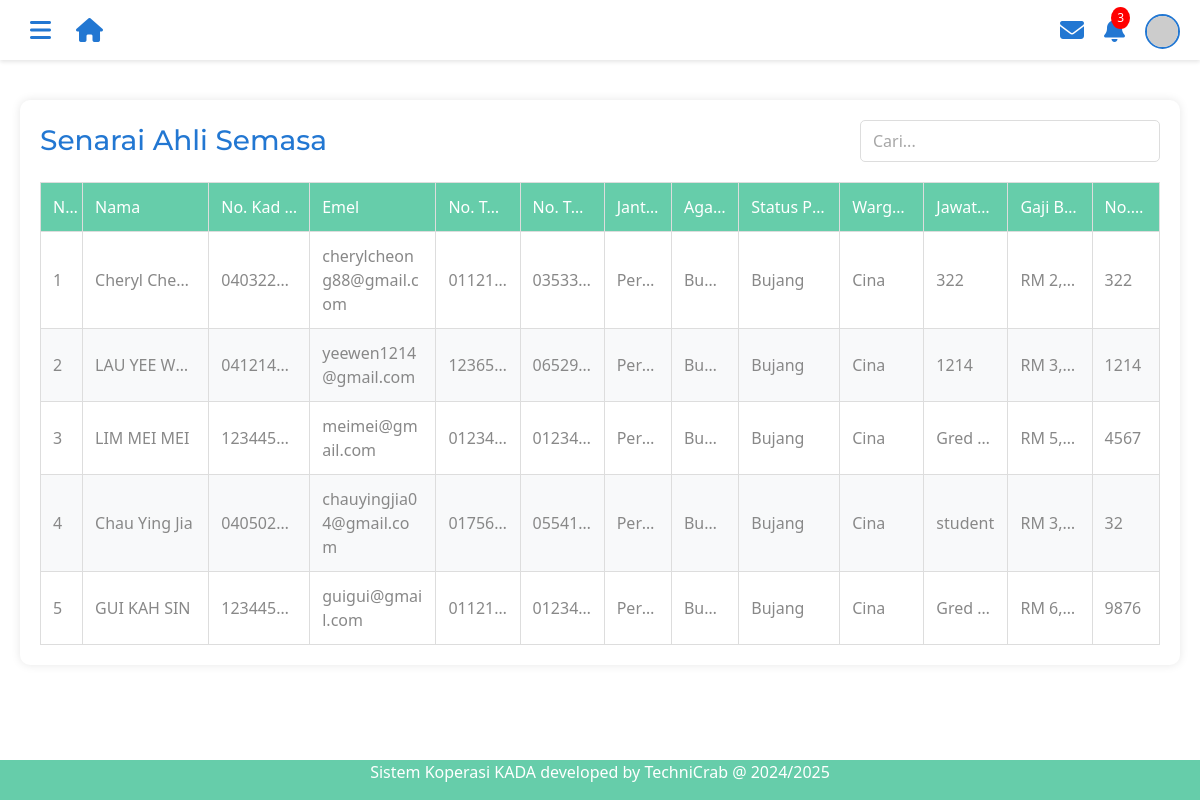
Page /senaraiahli.php on the earlier database version.
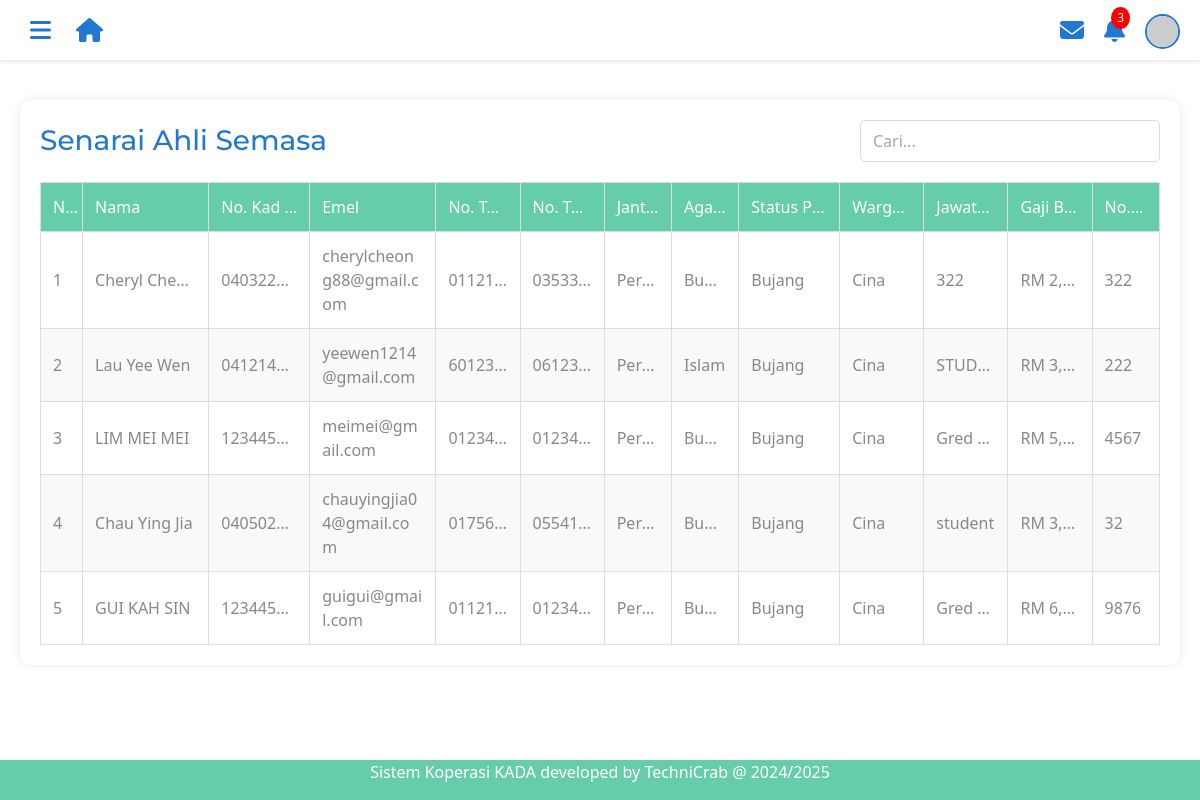
Same page on the later database version.
### tables this page shows
CREATE TABLE `tb_member` (
  `employeeID` int(4) NOT NULL,
  `memberName` varchar(255) NOT NULL,
  `email` varchar(255) DEFAULT NULL COMMENT 'Email address',
  `ic` varchar(20) NOT NULL,
  `maritalStatus` varchar(20) NOT NULL,
  `sex` varchar(10) DEFAULT NULL,
  `religion` varchar(50) DEFAULT NULL,
  `nation` varchar(50) DEFAULT NULL,
  `no_pf` varchar(50) DEFAULT NULL,
  `position` varchar(100) DEFAULT NULL COMMENT 'Job position',
  `phoneNumber` varchar(20) DEFAULT NULL COMMENT 'Primary contact number',
  `phoneHome` varchar(20) DEFAULT NULL COMMENT 'Home contact number',
  `monthlySalary` decimal(10,2) DEFAULT NULL COMMENT 'Monthly salary amount',
  `created_at` timestamp NOT NULL DEFAULT current_timestamp(),
  `updated_at` timestamp NOT NULL DEFAULT current_timestamp() ON UPDATE current_timestamp()
);

### senaraiahli.php (the view, shortened to what this page needs)
<!DOCTYPE html>
<html lang="en">
<head>
  <link href="css/bootstrap.min (1).css" rel="stylesheet">
  <link rel="stylesheet" href="https://cdnjs.cloudflare.com/ajax/libs/font-awesome/6.5.1/css/all.min.css">
</head>
<body>
<div class="main-header">
    <div class="header-left">
        <button class="menu-button" id="menuButton">
            <i class="fas fa-bars"></i>
        </button>
        <a href="adminmainpage.php" class="home-button">
            <i class="fas fa-home"></i>
        </a>
    </div>
    <div class="top-right-icons">
        <div class="icon-button">
            <i class="fas fa-envelope"></i>
        </div>
        <div class="icon-button">
            <i class="fas fa-bell"></i>
            <span class="notification-badge">3</span>
        </div>
        <div class="icon-button">
            <img src="https://randomuser.me/api/portraits/men/32.jpg" alt="Profile" class="profile-pic">
        </div>
    </div>
</div>
<div class="tables-container" style="margin-top: 80px; padding: 20px;">
    <div class="table-wrapper" style="width: 100%; background: white; padding: 20px; border-radius: 10px; box-shadow: 0 0 10px rgba(0,0,0,0.1);">
        <div class="table-header" style="display: flex; justify-content: space-between; align-items: center; margin-bottom: 20px;">
            <h3 style="color: rgb(34, 119, 210); margin: 0;">Senarai Ahli Semasa</h3>
            <div class="search-container">
                <input type="text" id="searchInput" class="form-control" style="width: 300px;" placeholder="Cari...">
            </div>
        </div>
        <div class="table-responsive">
            <table class="custom-table" id="dataTable">
                <thead>
                    <tr>
                        <th>No.</th>
                        <th>Nama</th>
                        <th>No. Kad Pengenalan</th>
                        <th>Emel</th>
                        <th>No. Telefon</th>
                        <th>No. Telefon Rumah</th>
                        <th>Jantina</th>
                        <th>Agama</th>
                        <th>Status Perkahwinan</th>
                        <th>Warganegara</th>
                        <th>Jawatan</th>
                        <th>Gaji Bulanan</th>
                        <th>No. PF</th>
                    </tr>
                </thead>
                <tbody>
                    <?php
                    include 'dbconnect.php';
                    $sql = "SELECT * FROM tb_member";
                    $result = mysqli_query($conn, $sql);
                    $counter = 1;
                    while ($row = mysqli_fetch_assoc($result)) {
                        echo "<tr>";
                        echo "<td>" . $counter++ . "</td>";
                        echo "<td>" . htmlspecialchars($row['memberName']) . "</td>";
                        echo "<td>" . htmlspecialchars($row['ic']) . "</td>";
                        echo "<td>" . htmlspecialchars($row['email']) . "</td>";
                        echo "<td>" . htmlspecialchars($row['phoneNumber']) . "</td>";
                        echo "<td>" . htmlspecialchars($row['phoneHome']) . "</td>";
                        echo "<td>" . htmlspecialchars($row['sex']) . "</td>";
                        echo "<td>" . htmlspecialchars($row['religion']) . "</td>";
                        echo "<td>" . htmlspecialchars($row['maritalStatus']) . "</td>";
                        echo "<td>" . htmlspecialchars($row['nation']) . "</td>";
                        echo "<td>" . htmlspecialchars($row['position']) . "</td>";
                        echo "<td>RM " . number_format($row['monthlySalary'], 2) . "</td>";
                        echo "<td>" . htmlspecialchars($row['no_pf']) . "</td>";
                        echo "</tr>";
                    }
                    ?>
                </tbody>
            </table>
        </div>
    </div>
</div>
<?php include 'footer.php';?>

### footer.php
<div class="footer">
  <p>Sistem Koperasi KADA developed by TechniCrab @ 2024/2025</p>
</div>
</body>
</html>

### senaraiahli.php (style rules this page uses)
.footer { position: fixed; left: 0; bottom: 0; width: 100%; background-color: MediumAquamarine; color: white; text-align: center; }
.main-header { position: fixed; top: 0; left: 0; right: 0; height: 60px; background-color: white; box-shadow: 0 2px 4px rgba(0,0,0,0.1); display: flex; align-items: center; justify-content: space-between; padding: 0 20px; z-index: 999; }
.menu-button { background: none; border: none; font-size: 24px; color: rgb(34, 119, 210); cursor: pointer; padding: 10px; transition: transform 0.3s ease; }
.top-right-icons { display: flex; gap: 20px; align-items: center; }
.icon-button { color: rgb(34, 119, 210); font-size: 24px; cursor: pointer; transition: transform 0.3s ease; position: relative; }
.profile-pic { width: 35px; height: 35px; border-radius: 50%; object-fit: cover; border: 2px solid rgb(34, 119, 210); }
.notification-badge { position: absolute; top: -5px; right: -5px; background-color: red; color: white; border-radius: 50%; padding: 2px 6px; font-size: 12px; }
.header-left { display: flex; align-items: center; gap: 15px; }
.home-button { color: rgb(34, 119, 210); font-size: 24px; text-decoration: none; transition: transform 0.3s ease; }
.custom-table { width: 100%; border-collapse: collapse; table-layout: fixed; }
.custom-table th, .custom-table td { padding: 12px; text-align: left; overflow: hidden; text-overflow: ellipsis; white-space: nowrap; border: 1px solid #ddd; }
.custom-table th { background-color: MediumAquamarine; color: white; font-weight: 500; }
.custom-table tr:nth-child(even) { background-color: #f8f9fa; }
.table-wrapper { background: white; padding: 20px; border-radius: 10px; box-shadow: 0 0 10px rgba(0,0,0,0.1); }
.table-header { display: flex; justify-content: space-between; align-items: center; margin-bottom: 20px; }
.table-header h3 { color: rgb(34, 119, 210); margin: 0; }
.search-container input { border: 1px solid #ddd; border-radius: 5px; padding: 8px 12px; }
.custom-table th:nth-child(1), .custom-table td:nth-child(1) { width: 5%; }
.custom-table th:nth-child(2), .custom-table td:nth-child(2) { width: 15%; }
.custom-table th:nth-child(3), .custom-table td:nth-child(3) { width: 12%; }
.custom-table th:nth-child(4), .custom-table td:nth-child(4) { width: 15%; white-space: normal; word-break: break-word; }
.custom-table th:nth-child(5), .custom-table td:nth-child(5) { width: 10%; }
.custom-table th:nth-child(6), .custom-table td:nth-child(6) { width: 10%; }
.custom-table th:nth-child(7), .custom-table td:nth-child(7) { width: 8%; }
.custom-table th:nth-child(8), .custom-table td:nth-child(8) { width: 8%; }
.custom-table th:nth-child(9), .custom-table td:nth-child(9) { width: 12%; }
.custom-table th:nth-child(10), .custom-table td:nth-child(10) { width: 10%; }
.custom-table th:nth-child(11), .custom-table td:nth-child(11) { width: 10%; }
.custom-table th:nth-child(12), .custom-table td:nth-child(12) { width: 10%; }
.custom-table th:nth-child(13), .custom-table td:nth-child(13) { width: 8%; }
@media screen and (max-width: 1200px) { .table-responsive { overflow-x: auto; } }
@media screen and (max-width: 1200px) { .custom-table { min-width: 1000px; } }

Differences in the rows shown:
changed tb_member "yeewen1214@gmail.com": memberName "LAU YEE WEN" → "Lau Yee Wen"; phoneNumber "12365…" → "60123…"; phoneHome "06529…" → "06123…"; religion "Bu…" → "Islam"; position "1214" → "STUD…"; no_pf "1214" → "222"
